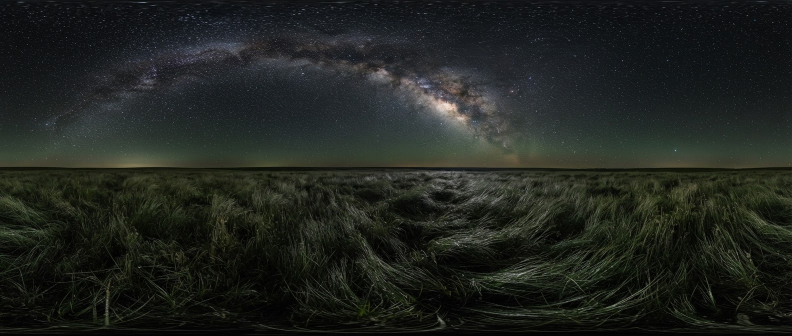
#> input picture dark-sky-reserve/assets/source_panorama.jpg, 1584 x 672 px (shown at 1/2 size)
$ python compare.py ../assets/source_panorama.jpg
#> lines starting #> are read from the running program, lines starting #| are printed output that depends on the picture
#!/usr/bin/env python3
"""
Compare a screenshot of the renderer against the source photograph.

This is the tool the palette was actually tuned with, and it is here
because "does it look right" is not a question you can answer by eye at
these light levels - everything below the skyline is within a few percent
of black, and the eye has no absolute reference down there.

A perspective frame is not linear in elevation or azimuth, so every pixel
of the render is mapped to a real (azimuth, elevation) direction and the
photograph is sampled along the same rays. Only then is a brightness
ratio meaningful. A ratio of 1.0 means the render put the same light in
that part of the sphere as the camera recorded.

Take a screenshot with P (or the Save a frame button), then:

    python3 tools/compare.py shot.png [yaw_deg] [pitch_deg] [fov_y_deg]

Yaw and pitch are shown in the readout; the default field of view is 68.
"""

import sys

import numpy as np
from PIL import Image
import os

HERE = os.path.dirname(os.path.abspath(__file__))
SRC = os.path.join(os.path.dirname(HERE), 'assets', 'source_panorama.jpg')

HORIZON, DEG_PER_PX = 334, 180.0 / 792.0

BANDS = [("ground -40..-20", -40, -20), ("ground -20..-9", -20, -9),
         ("ground  -9..-2", -9, -2.0), ("sky    +1..+8", 1.0, 8),
         ("sky    +8..+22", 8, 22), ("sky   +22..+50", 22, 50)]


def main(shot, yaw_deg=0.0, pitch_deg=0.0, fov_y=68.0):
#> called with shot = '../assets/source_panorama.jpg', yaw_deg = 0, pitch_deg = 0, fov_y = 68
    photo = np.asarray(Image.open(SRC).convert('RGB'), np.float32) / 255.0
    ph, pw, _ = photo.shape
#> ph = 672; pw = 1584
    ren = np.asarray(Image.open(shot).convert('RGB'), np.float32) / 255.0
    h, w, _ = ren.shape
#> h = 672; w = 1584

    ty = np.tan(np.radians(fov_y) / 2.0)
    tx = ty * (w / h)
#> tx = 1.59
    cx, cy = np.meshgrid(((np.arange(w) + 0.5) / w * 2 - 1) * tx,
                         (1 - (np.arange(h) + 0.5) / h * 2) * ty, indexing='xy')
    d = np.stack([cx, cy, -np.ones_like(cx)], axis=-1)
    d /= np.linalg.norm(d, axis=-1, keepdims=True)

    p = np.radians(pitch_deg)
    dy = d[..., 1] * np.cos(p) - d[..., 2] * np.sin(p)
    dz = d[..., 1] * np.sin(p) + d[..., 2] * np.cos(p)
    y_ = np.radians(yaw_deg)
    wx = d[..., 0] * np.cos(y_) + dz * np.sin(y_)
    wz = -d[..., 0] * np.sin(y_) + dz * np.cos(y_)

    el = np.degrees(np.arcsin(np.clip(dy, -1, 1)))
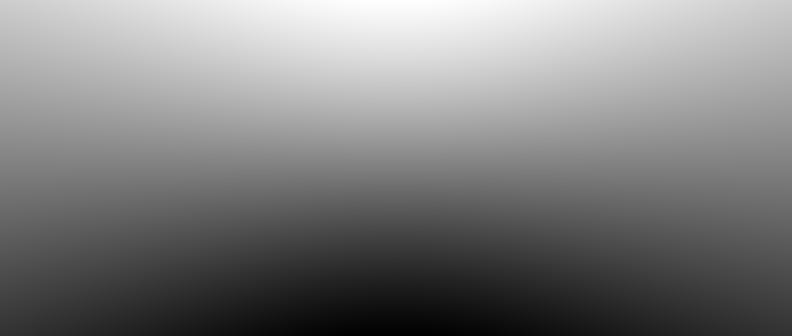
#> dy: shape (672, 1584) float64 (shown at 1/2 size); min -0.559, max 0.559, mean 8.97e-18; drawn with min black and max white
    az = np.degrees(np.arctan2(wx, -wz))
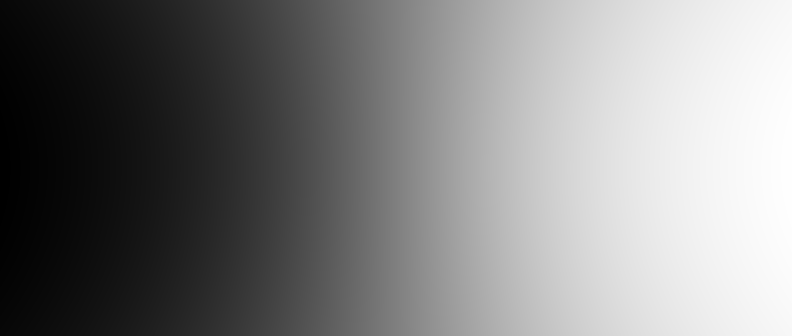
#> wx: shape (672, 1584) float64 (shown at 1/2 size); min -0.846, max 0.846, mean 2.94e-19; drawn with min black and max white

    pu = np.clip(((az / 360.0 + 0.5) * pw).astype(np.int32), 0, pw - 1)
    pv = np.clip((HORIZON - el / DEG_PER_PX).astype(np.int32), 0, ph - 1)
    matched = photo[pv, pu]
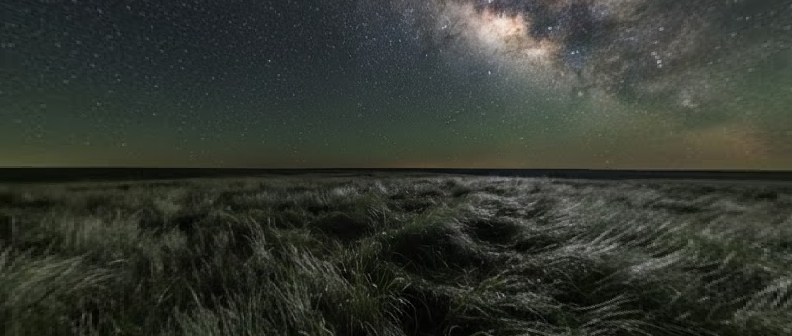
#> matched: shape (672, 1584, 3) float32 (shown at 1/2 size); mean R, G, B 0.203, 0.219, 0.19

    print("%-16s %-26s %-26s %s" % ("band", "render", "photograph", "ratio"))
    for name, lo, hi in BANDS:
        m = (el >= lo) & (el < hi)
        if m.sum() < 200:
            continue
        r, q = ren[m].mean(axis=0), matched[m].mean(axis=0)
        print("%-16s %-26s %-26s %s" % (
            name, np.round(r, 4), np.round(q, 4),
            np.round(r / np.maximum(q, 1e-4), 3)))
#> this loop made 6 passes
#> (r, q) on passes 1 to 6: ([0.0699, 0.078, 0.0561], [0.117, 0.127, 0.0961]), ([0.0899, 0.101, 0.0697], [0.166, 0.177, 0.141]), ([0.148, 0.164, 0.112], [0.205, 0.215, 0.178]), ([0.198, 0.233, 0.201], [0.262, 0.283, 0.217]), ([0.138, 0.15, 0.162], [0.227, 0.258, 0.242]), ([0.104, 0.114, 0.131], [0.273, 0.279, 0.287])
#| ground -40..-20  [0.0699 0.078  0.0561]     [0.1172 0.1275 0.0961]     [0.596 0.612 0.584]
#| ground -20..-9   [0.0899 0.1006 0.0697]     [0.1657 0.1772 0.1406]     [0.543 0.568 0.496]
#| ground  -9..-2   [0.1482 0.1636 0.1124]     [0.2049 0.2147 0.1784]     [0.723 0.762 0.63 ]
#| sky    +1..+8    [0.1981 0.2331 0.2005]     [0.2621 0.2832 0.2165]     [0.756 0.823 0.926]
#| sky    +8..+22   [0.1378 0.15   0.1623]     [0.2268 0.2577 0.2423]     [0.608 0.582 0.67 ]
#| sky   +22..+50   [0.104  0.1137 0.131 ]     [0.2733 0.2793 0.2869]     [0.381 0.407 0.457]


if __name__ == '__main__':
    main(sys.argv[1], *(float(x) for x in sys.argv[2:]))

$ run again, with dark-sky-reserve/assets/sky.jpg copied over dark-sky-reserve/assets/source_panorama.jpg
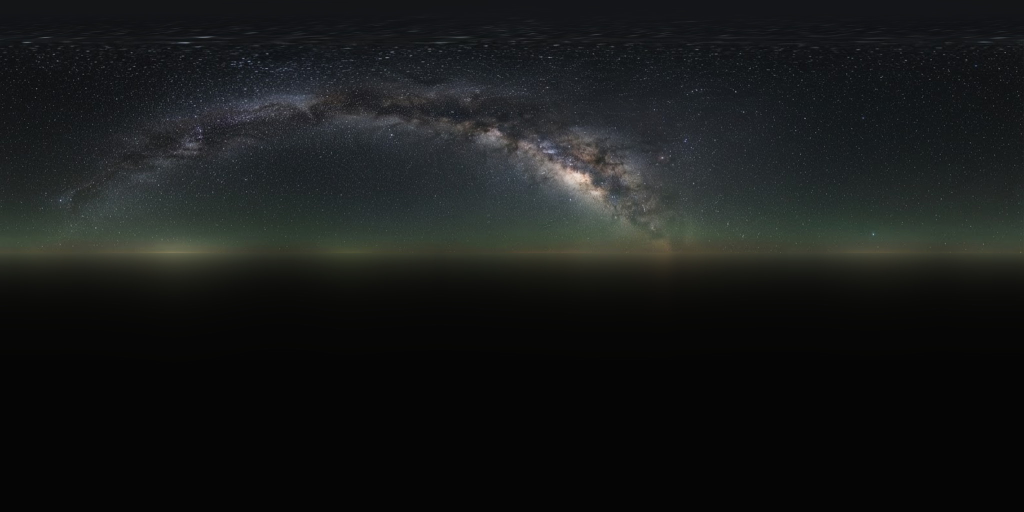
#> input picture dark-sky-reserve/assets/sky.jpg, 2048 x 1024 px (shown at 1/2 size)
#> in main, `matched = photo[pv, pu]`:
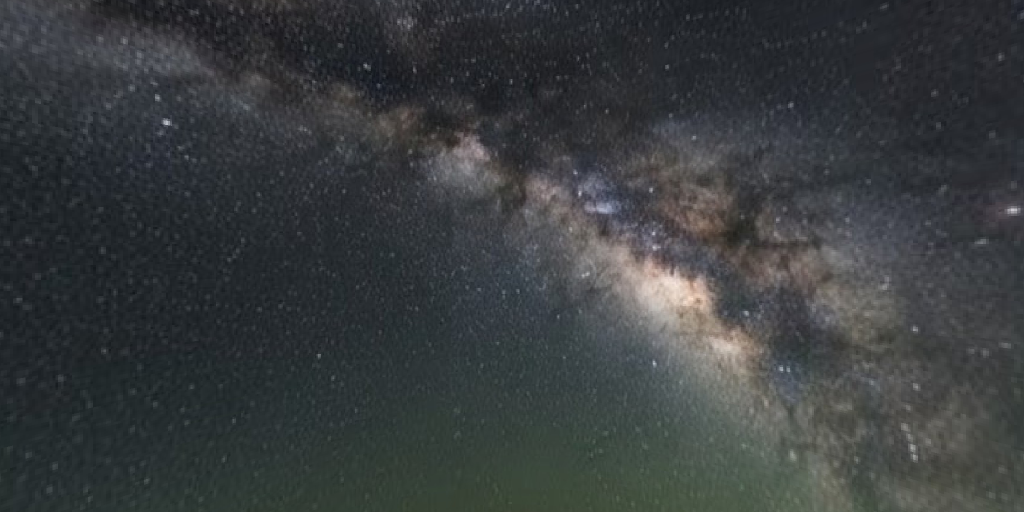
#> matched: shape (1024, 2048, 3) float32 (shown at 1/2 size); mean R, G, B 0.225, 0.24, 0.246
#> the loop in main, `for name, lo, hi in BANDS:` made 6 passes
#> (r, q) on passes 1 to 6: ([0.0196, 0.0196, 0.0196], [0.239, 0.277, 0.251]), ([0.0207, 0.0207, 0.0201], [0.24, 0.26, 0.261]), ([0.0497, 0.0504, 0.0415], [0.26, 0.267, 0.275]), ([0.203, 0.237, 0.21], [0.226, 0.232, 0.249]), ([0.144, 0.154, 0.168], [0.214, 0.221, 0.239]), ([0.0941, 0.101, 0.117], [0.16, 0.166, 0.183])
#> (printed output is left out)
